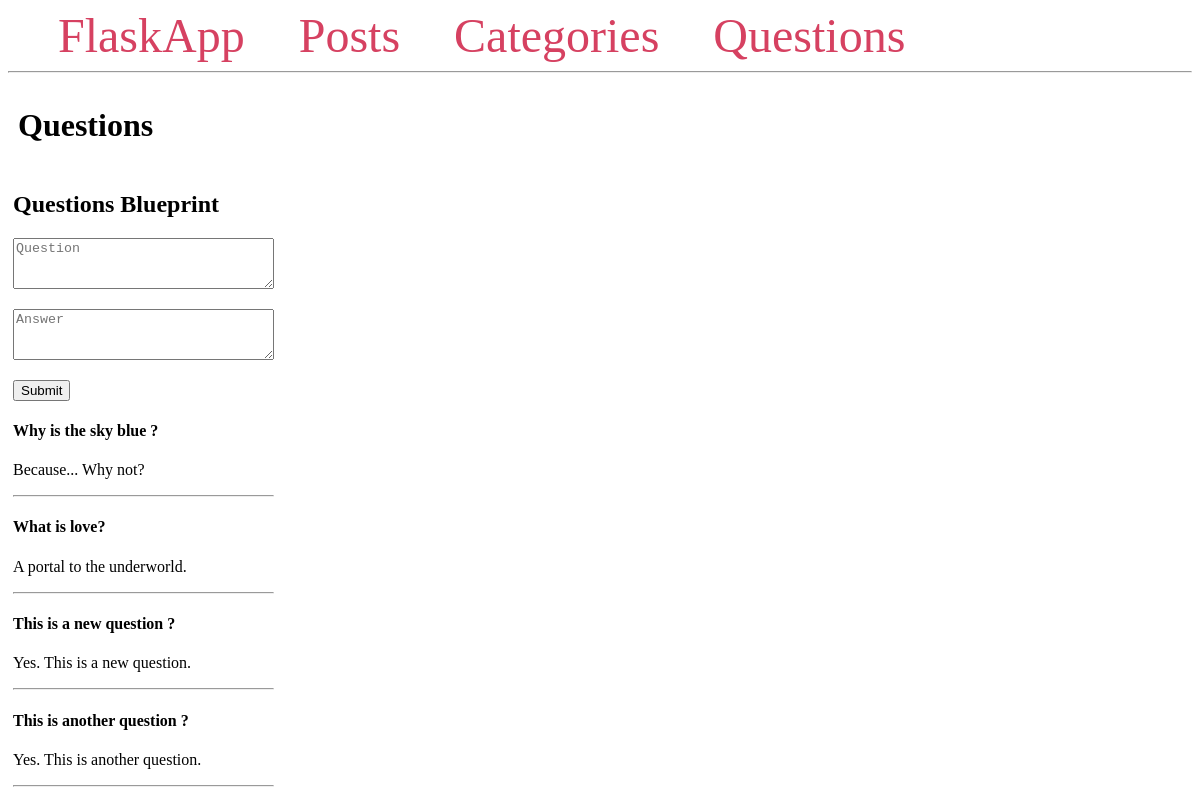
Screenshot of /questions/ with the database file from the repository.
### app/models/question.py (models this page shows, shortened)
class Question(db.Model):
    __tablename__ = "questions"
    id = db.Column(db.Integer, primary_key=True)
    content = db.Column(db.Text)
    answer = db.Column(db.Text)

### app/questions/routes.py (the view)
@bp.route("/", methods=["GET", "POST"])
def index():
    questions = Question.query.all()
    if request.method == "POST":
        new_question = Question(content=request.form["content"],
                                answer=request.form["answer"])
        db.session.add(new_question)
        db.session.commit()
        return redirect(url_for("questions.index"))
    return render_template("questions/index.html", questions=questions)

### app/templates/questions/index.html
{% extends "layout.html" %}
{% block content %}
    <span class="title">
        <h1>{% block title %} Questions {% endblock %}</h1>
    </span>
    <div class="questions">
        <h2>Questions Blueprint</h2>
        <div class="question">
            <div class="new-question">
                <form method="POST">
                    <p>
                        <textarea id="q-content"
                                name="content"
                                placeholder="Question"
                                cols="30" rows="3"></textarea>
                    </p>
                    <textarea id="q-answer"
                            name="answer"
                            placeholder="Answer"
                            cols="30" rows="3"></textarea>
                    <p><input type="submit"></p>
                </form>
            </div>
            <div class="questions-list">
                {% for question in questions %}
                    <div class="question">
                        <h4>{{ question.content }}</h4>
                        <p>{{ question.answer }}</p>
                        <hr>
                    </div>
                {% endfor %}
            </div>
        </div>
    </div>
{% endblock %}

### app/templates/layout.html (style rules this page uses)
h2 { width: 100%; }
.title { margin: 5px; width: 100%; }

### rows the page displays
Question: content "Why is the sky blue ?", answer "Because... Why not?"
Question: content "What is love?", answer "A portal to the underworld."
Question: content "This is a new question ?", answer "Yes. This is a new question."
Question: content "This is another question ?", answer "Yes. This is another question."
